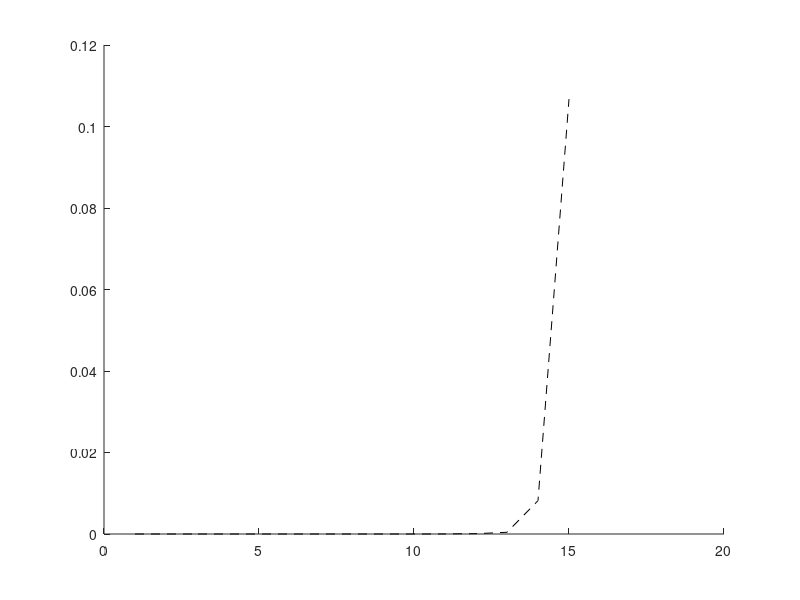

MATLAB code for this plot:
clear all;
hold on;
k_k = 12;
for i = 1:k_k
 j1(i,i) = rand(1);
end
s1= orth(rand(k_k));
A = s1*j1*(s1');
X = rand(k_k,1);
B = A*X;
for i = 1:15
 [s,j] = eig(A);
 j(1,1) = j(1,1)*10^(i);
 T = s*j*s^(-1);
 BL = T*X;
 [L,U] = lu(T);
 X1 = inv(U) * inv(L) * BL;
 pogrLU(i) = norm(X1 - X) / norm(X);
 [Q, R] = qr(T);
 X2 = inv(R) * inv(Q) * BL;
 pogrQR(i) = norm(X2 - X) / norm(X);
end
plot((pogrLU), 'LineStyle', "--", "Color", "black");
